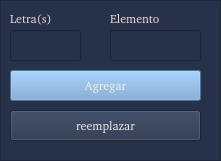
   <widget class="QFrame" name="frame_5">
    <property name="geometry">
     <rect>
      <x>10</x>
      <y>390</y>
      <width>221</width>
      <height>161</height>
     </rect>
    </property>
    <property name="palette">
     <palette>
      <active>
       <colorrole role="WindowText">
        <brush brushstyle="SolidPattern">
         <color alpha="255">
          <red>243</red>
          <green>219</green>
          <blue>214</blue>
         </color>
        </brush>
       </colorrole>
       <colorrole role="Button">
        <brush brushstyle="SolidPattern">
         <color alpha="255">
          <red>38</red>
          <green>50</green>
          <blue>74</blue>
         </color>
        </brush>
       </colorrole>
       <colorrole role="Base">
        <brush brushstyle="SolidPattern">
         <color alpha="255">
          <red>1</red>
          <green>72</green>
          <blue>138</blue>
         </color>
        </brush>
       </colorrole>
       <colorrole role="Window">
        <brush brushstyle="SolidPattern">
         <color alpha="255">
          <red>38</red>
          <green>50</green>
          <blue>74</blue>
         </color>
        </brush>
       </colorrole>
      </active>
      <inactive>
       <colorrole role="WindowText">
        <brush brushstyle="SolidPattern">
         <color alpha="255">
          <red>243</red>
          <green>219</green>
          <blue>214</blue>
         </color>
        </brush>
       </colorrole>
       <colorrole role="Button">
        <brush brushstyle="SolidPattern">
         <color alpha="255">
          <red>38</red>
          <green>50</green>
          <blue>74</blue>
         </color>
        </brush>
       </colorrole>
       <colorrole role="Base">
        <brush brushstyle="SolidPattern">
         <color alpha="255">
          <red>1</red>
          <green>72</green>
          <blue>138</blue>
         </color>
        </brush>
       </colorrole>
       <colorrole role="Window">
        <brush brushstyle="SolidPattern">
         <color alpha="255">
          <red>38</red>
          <green>50</green>
          <blue>74</blue>
         </color>
        </brush>
       </colorrole>
      </inactive>
      <disabled>
       <colorrole role="WindowText">
        <brush brushstyle="SolidPattern">
         <color alpha="255">
          <red>190</red>
          <green>190</green>
          <blue>190</blue>
         </color>
        </brush>
       </colorrole>
       <colorrole role="Button">
        <brush brushstyle="SolidPattern">
         <color alpha="255">
          <red>38</red>
          <green>50</green>
          <blue>74</blue>
         </color>
        </brush>
       </colorrole>
       <colorrole role="Base">
        <brush brushstyle="SolidPattern">
         <color alpha="255">
          <red>38</red>
          <green>50</green>
          <blue>74</blue>
         </color>
        </brush>
       </colorrole>
       <colorrole role="Window">
        <brush brushstyle="SolidPattern">
         <color alpha="255">
          <red>38</red>
          <green>50</green>
          <blue>74</blue>
         </color>
        </brush>
       </colorrole>
      </disabled>
     </palette>
    </property>
    <property name="frameShape">
     <enum>QFrame::StyledPanel</enum>
    </property>
    <property name="frameShadow">
     <enum>QFrame::Raised</enum>
    </property>
    <widget class="QLabel" name="key_label">
     <property name="geometry">
      <rect>
       <x>10</x>
       <y>10</y>
       <width>51</width>
       <height>17</height>
      </rect>
     </property>
     <property name="palette">
      <palette>
       <active>
        <colorrole role="WindowText">
         <brush brushstyle="SolidPattern">
          <color alpha="255">
           <red>243</red>
           <green>219</green>
           <blue>214</blue>
          </color>
         </brush>
        </colorrole>
        <colorrole role="Button">
         <brush brushstyle="SolidPattern">
          <color alpha="255">
           <red>38</red>
           <green>50</green>
           <blue>74</blue>
          </color>
         </brush>
        </colorrole>
        <colorrole role="Base">
         <brush brushstyle="SolidPattern">
          <color alpha="255">
           <red>38</red>
           <green>50</green>
           <blue>74</blue>
          </color>
         </brush>
        </colorrole>
        <colorrole role="Window">
         <brush brushstyle="SolidPattern">
          <color alpha="255">
           <red>38</red>
           <green>50</green>
           <blue>74</blue>
          </color>
         </brush>
        </colorrole>
       </active>
       <inactive>
        <colorrole role="WindowText">
         <brush brushstyle="SolidPattern">
          <color alpha="255">
           <red>243</red>
           <green>219</green>
           <blue>214</blue>
          </color>
         </brush>
        </colorrole>
        <colorrole role="Button">
         <brush brushstyle="SolidPattern">
          <color alpha="255">
           <red>38</red>
           <green>50</green>
           <blue>74</blue>
          </color>
         </brush>
        </colorrole>
        <colorrole role="Base">
         <brush brushstyle="SolidPattern">
          <color alpha="255">
           <red>38</red>
           <green>50</green>
           <blue>74</blue>
          </color>
         </brush>
        </colorrole>
        <colorrole role="Window">
         <brush brushstyle="SolidPattern">
          <color alpha="255">
           <red>38</red>
           <green>50</green>
           <blue>74</blue>
          </color>
         </brush>
        </colorrole>
       </inactive>
       <disabled>
        <colorrole role="WindowText">
         <brush brushstyle="SolidPattern">
          <color alpha="255">
           <red>190</red>
           <green>190</green>
           <blue>190</blue>
          </color>
         </brush>
        </colorrole>
        <colorrole role="Button">
         <brush brushstyle="SolidPattern">
          <color alpha="255">
           <red>38</red>
           <green>50</green>
           <blue>74</blue>
          </color>
         </brush>
        </colorrole>
        <colorrole role="Base">
         <brush brushstyle="SolidPattern">
          <color alpha="255">
           <red>38</red>
           <green>50</green>
           <blue>74</blue>
          </color>
         </brush>
        </colorrole>
        <colorrole role="Window">
         <brush brushstyle="SolidPattern">
          <color alpha="255">
           <red>38</red>
           <green>50</green>
           <blue>74</blue>
          </color>
         </brush>
        </colorrole>
       </disabled>
      </palette>
     </property>
     <property name="font">
      <font>
       <family>Bitstream Charter</family>
       <weight>50</weight>
       <bold>false</bold>
      </font>
     </property>
     <property name="text">
      <string>Letra(s)</string>
     </property>
    </widget>
    <widget class="QPushButton" name="Save_element_button">
     <property name="geometry">
      <rect>
       <x>10</x>
       <y>70</y>
       <width>191</width>
       <height>31</height>
      </rect>
     </property>
     <property name="palette">
      <palette>
       <active>
        <colorrole role="Button">
         <brush brushstyle="SolidPattern">
          <color alpha="255">
           <red>114</red>
           <green>159</green>
           <blue>207</blue>
          </color>
         </brush>
        </colorrole>
        <colorrole role="ButtonText">
         <brush brushstyle="SolidPattern">
          <color alpha="255">
           <red>238</red>
           <green>238</green>
           <blue>236</blue>
          </color>
         </brush>
        </colorrole>
        <colorrole role="Base">
         <brush brushstyle="SolidPattern">
          <color alpha="255">
           <red>114</red>
           <green>159</green>
           <blue>207</blue>
          </color>
         </brush>
        </colorrole>
        <colorrole role="Window">
         <brush brushstyle="SolidPattern">
          <color alpha="255">
           <red>114</red>
           <green>159</green>
           <blue>207</blue>
          </color>
         </brush>
        </colorrole>
       </active>
       <inactive>
        <colorrole role="Button">
         <brush brushstyle="SolidPattern">
          <color alpha="255">
           <red>114</red>
           <green>159</green>
           <blue>207</blue>
          </color>
         </brush>
        </colorrole>
        <colorrole role="ButtonText">
         <brush brushstyle="SolidPattern">
          <color alpha="255">
           <red>238</red>
           <green>238</green>
           <blue>236</blue>
          </color>
         </brush>
        </colorrole>
        <colorrole role="Base">
         <brush brushstyle="SolidPattern">
          <color alpha="255">
           <red>114</red>
           <green>159</green>
           <blue>207</blue>
          </color>
         </brush>
        </colorrole>
        <colorrole role="Window">
         <brush brushstyle="SolidPattern">
          <color alpha="255">
           <red>114</red>
           <green>159</green>
           <blue>207</blue>
          </color>
         </brush>
        </colorrole>
       </inactive>
       <disabled>
        <colorrole role="Button">
         <brush brushstyle="SolidPattern">
          <color alpha="255">
           <red>114</red>
           <green>159</green>
           <blue>207</blue>
          </color>
         </brush>
        </colorrole>
        <colorrole role="ButtonText">
         <brush brushstyle="SolidPattern">
          <color alpha="255">
           <red>190</red>
           <green>190</green>
           <blue>190</blue>
          </color>
         </brush>
        </colorrole>
        <colorrole role="Base">
         <brush brushstyle="SolidPattern">
          <color alpha="255">
           <red>114</red>
           <green>159</green>
           <blue>207</blue>
          </color>
         </brush>
        </colorrole>
        <colorrole role="Window">
         <brush brushstyle="SolidPattern">
          <color alpha="255">
           <red>114</red>
           <green>159</green>
           <blue>207</blue>
          </color>
         </brush>
        </colorrole>
       </disabled>
      </palette>
     </property>
     <property name="font">
      <font>
       <family>Bitstream Charter</family>
       <weight>50</weight>
       <italic>false</italic>
       <bold>false</bold>
       <strikeout>false</strikeout>
      </font>
     </property>
     <property name="text">
      <string>Agregar</string>
     </property>
    </widget>
    <widget class="QPushButton" name="replace_element_button">
     <property name="geometry">
      <rect>
       <x>10</x>
       <y>110</y>
       <width>191</width>
       <height>31</height>
      </rect>
     </property>
     <property name="palette">
      <palette>
       <active>
        <colorrole role="Button">
         <brush brushstyle="SolidPattern">
          <color alpha="255">
           <red>38</red>
           <green>50</green>
           <blue>74</blue>
          </color>
         </brush>
        </colorrole>
        <colorrole role="ButtonText">
         <brush brushstyle="SolidPattern">
          <color alpha="255">
           <red>238</red>
           <green>238</green>
           <blue>236</blue>
          </color>
         </brush>
        </colorrole>
        <colorrole role="Base">
         <brush brushstyle="SolidPattern">
          <color alpha="255">
           <red>38</red>
           <green>50</green>
           <blue>74</blue>
          </color>
         </brush>
        </colorrole>
        <colorrole role="Window">
         <brush brushstyle="SolidPattern">
          <color alpha="255">
           <red>38</red>
           <green>50</green>
           <blue>74</blue>
          </color>
         </brush>
        </colorrole>
       </active>
       <inactive>
        <colorrole role="Button">
         <brush brushstyle="SolidPattern">
          <color alpha="255">
           <red>38</red>
           <green>50</green>
           <blue>74</blue>
          </color>
         </brush>
        </colorrole>
        <colorrole role="ButtonText">
         <brush brushstyle="SolidPattern">
          <color alpha="255">
           <red>238</red>
           <green>238</green>
           <blue>236</blue>
          </color>
         </brush>
        </colorrole>
        <colorrole role="Base">
         <brush brushstyle="SolidPattern">
          <color alpha="255">
           <red>38</red>
           <green>50</green>
           <blue>74</blue>
          </color>
         </brush>
        </colorrole>
        <colorrole role="Window">
         <brush brushstyle="SolidPattern">
          <color alpha="255">
           <red>38</red>
           <green>50</green>
           <blue>74</blue>
          </color>
         </brush>
        </colorrole>
       </inactive>
       <disabled>
        <colorrole role="Button">
         <brush brushstyle="SolidPattern">
          <color alpha="255">
           <red>38</red>
           <green>50</green>
           <blue>74</blue>
          </color>
         </brush>
        </colorrole>
        <colorrole role="ButtonText">
         <brush brushstyle="SolidPattern">
          <color alpha="255">
           <red>190</red>
           <green>190</green>
           <blue>190</blue>
          </color>
         </brush>
        </colorrole>
        <colorrole role="Base">
         <brush brushstyle="SolidPattern">
          <color alpha="255">
           <red>38</red>
           <green>50</green>
           <blue>74</blue>
          </color>
         </brush>
        </colorrole>
        <colorrole role="Window">
         <brush brushstyle="SolidPattern">
          <color alpha="255">
           <red>38</red>
           <green>50</green>
           <blue>74</blue>
          </color>
         </brush>
        </colorrole>
       </disabled>
      </palette>
     </property>
     <property name="font">
      <font>
       <family>Bitstream Charter</family>
       <weight>50</weight>
       <italic>false</italic>
       <bold>false</bold>
       <strikeout>false</strikeout>
      </font>
     </property>
     <property name="text">
      <string>reemplazar</string>
     </property>
    </widget>
    <widget class="QLabel" name="component_label">
     <property name="geometry">
      <rect>
       <x>110</x>
       <y>10</y>
       <width>67</width>
       <height>17</height>
      </rect>
     </property>
     <property name="palette">
      <palette>
       <active>
        <colorrole role="WindowText">
         <brush brushstyle="SolidPattern">
          <color alpha="255">
           <red>243</red>
           <green>219</green>
           <blue>214</blue>
          </color>
         </brush>
        </colorrole>
        <colorrole role="Button">
         <brush brushstyle="SolidPattern">
          <color alpha="255">
           <red>38</red>
           <green>50</green>
           <blue>74</blue>
          </color>
         </brush>
        </colorrole>
        <colorrole role="Base">
         <brush brushstyle="SolidPattern">
          <color alpha="255">
           <red>38</red>
           <green>50</green>
           <blue>74</blue>
          </color>
         </brush>
        </colorrole>
        <colorrole role="Window">
         <brush brushstyle="SolidPattern">
          <color alpha="255">
           <red>38</red>
           <green>50</green>
           <blue>74</blue>
          </color>
         </brush>
        </colorrole>
       </active>
       <inactive>
        <colorrole role="WindowText">
         <brush brushstyle="SolidPattern">
          <color alpha="255">
           <red>243</red>
           <green>219</green>
           <blue>214</blue>
          </color>
         </brush>
        </colorrole>
        <colorrole role="Button">
         <brush brushstyle="SolidPattern">
          <color alpha="255">
           <red>38</red>
           <green>50</green>
           <blue>74</blue>
          </color>
         </brush>
        </colorrole>
        <colorrole role="Base">
         <brush brushstyle="SolidPattern">
          <color alpha="255">
           <red>38</red>
           <green>50</green>
           <blue>74</blue>
          </color>
         </brush>
        </colorrole>
        <colorrole role="Window">
         <brush brushstyle="SolidPattern">
          <color alpha="255">
           <red>38</red>
           <green>50</green>
           <blue>74</blue>
          </color>
         </brush>
        </colorrole>
       </inactive>
       <disabled>
        <colorrole role="WindowText">
         <brush brushstyle="SolidPattern">
          <color alpha="255">
           <red>190</red>
           <green>190</green>
           <blue>190</blue>
          </color>
         </brush>
        </colorrole>
        <colorrole role="Button">
         <brush brushstyle="SolidPattern">
          <color alpha="255">
           <red>38</red>
           <green>50</green>
           <blue>74</blue>
          </color>
         </brush>
        </colorrole>
        <colorrole role="Base">
         <brush brushstyle="SolidPattern">
          <color alpha="255">
           <red>38</red>
           <green>50</green>
           <blue>74</blue>
          </color>
         </brush>
        </colorrole>
        <colorrole role="Window">
         <brush brushstyle="SolidPattern">
          <color alpha="255">
           <red>38</red>
           <green>50</green>
           <blue>74</blue>
          </color>
         </brush>
        </colorrole>
       </disabled>
      </palette>
     </property>
     <property name="font">
      <font>
       <family>Bitstream Charter</family>
       <weight>50</weight>
       <bold>false</bold>
      </font>
     </property>
     <property name="text">
      <string>Elemento</string>
     </property>
    </widget>
    <widget class="QLineEdit" name="Key_input">
     <property name="geometry">
      <rect>
       <x>10</x>
       <y>30</y>
       <width>71</width>
       <height>31</height>
      </rect>
     </property>
     <property name="palette">
      <palette>
       <active>
        <colorrole role="Button">
         <brush brushstyle="SolidPattern">
          <color alpha="255">
           <red>38</red>
           <green>50</green>
           <blue>74</blue>
          </color>
         </brush>
        </colorrole>
        <colorrole role="Text">
         <brush brushstyle="SolidPattern">
          <color alpha="255">
           <red>238</red>
           <green>238</green>
           <blue>236</blue>
          </color>
         </brush>
        </colorrole>
        <colorrole role="Base">
         <brush brushstyle="SolidPattern">
          <color alpha="255">
           <red>38</red>
           <green>50</green>
           <blue>74</blue>
          </color>
         </brush>
        </colorrole>
        <colorrole role="Window">
         <brush brushstyle="SolidPattern">
          <color alpha="255">
           <red>38</red>
           <green>50</green>
           <blue>74</blue>
          </color>
         </brush>
        </colorrole>
       </active>
       <inactive>
        <colorrole role="Button">
         <brush brushstyle="SolidPattern">
          <color alpha="255">
           <red>38</red>
           <green>50</green>
           <blue>74</blue>
          </color>
         </brush>
        </colorrole>
        <colorrole role="Text">
         <brush brushstyle="SolidPattern">
          <color alpha="255">
           <red>238</red>
           <green>238</green>
           <blue>236</blue>
          </color>
         </brush>
        </colorrole>
        <colorrole role="Base">
         <brush brushstyle="SolidPattern">
          <color alpha="255">
           <red>38</red>
           <green>50</green>
           <blue>74</blue>
          </color>
         </brush>
        </colorrole>
        <colorrole role="Window">
         <brush brushstyle="SolidPattern">
          <color alpha="255">
           <red>38</red>
           <green>50</green>
           <blue>74</blue>
          </color>
         </brush>
        </colorrole>
       </inactive>
       <disabled>
        <colorrole role="Button">
         <brush brushstyle="SolidPattern">
          <color alpha="255">
           <red>38</red>
           <green>50</green>
           <blue>74</blue>
          </color>
         </brush>
        </colorrole>
        <colorrole role="Text">
         <brush brushstyle="SolidPattern">
          <color alpha="255">
           <red>190</red>
           <green>190</green>
           <blue>190</blue>
          </color>
         </brush>
        </colorrole>
        <colorrole role="Base">
         <brush brushstyle="SolidPattern">
          <color alpha="255">
           <red>38</red>
           <green>50</green>
           <blue>74</blue>
          </color>
         </brush>
        </colorrole>
        <colorrole role="Window">
         <brush brushstyle="SolidPattern">
          <color alpha="255">
           <red>38</red>
           <green>50</green>
           <blue>74</blue>
          </color>
         </brush>
        </colorrole>
       </disabled>
      </palette>
     </property>
     <property name="font">
      <font>
       <family>Bitstream Charter</family>
      </font>
     </property>
    </widget>
    <widget class="QLineEdit" name="new_compnent_input">
     <property name="geometry">
      <rect>
       <x>110</x>
       <y>30</y>
       <width>91</width>
       <height>31</height>
      </rect>
     </property>
     <property name="palette">
      <palette>
       <active>
        <colorrole role="Button">
         <brush brushstyle="SolidPattern">
          <color alpha="255">
           <red>38</red>
           <green>50</green>
           <blue>74</blue>
          </color>
         </brush>
        </colorrole>
        <colorrole role="Text">
         <brush brushstyle="SolidPattern">
          <color alpha="255">
           <red>238</red>
           <green>238</green>
           <blue>236</blue>
          </color>
         </brush>
        </colorrole>
        <colorrole role="Base">
         <brush brushstyle="SolidPattern">
          <color alpha="255">
           <red>38</red>
           <green>50</green>
           <blue>74</blue>
          </color>
         </brush>
        </colorrole>
        <colorrole role="Window">
         <brush brushstyle="SolidPattern">
          <color alpha="255">
           <red>38</red>
           <green>50</green>
           <blue>74</blue>
          </color>
         </brush>
        </colorrole>
       </active>
       <inactive>
        <colorrole role="Button">
         <brush brushstyle="SolidPattern">
          <color alpha="255">
           <red>38</red>
           <green>50</green>
           <blue>74</blue>
          </color>
         </brush>
        </colorrole>
        <colorrole role="Text">
         <brush brushstyle="SolidPattern">
          <color alpha="255">
           <red>238</red>
           <green>238</green>
           <blue>236</blue>
          </color>
         </brush>
        </colorrole>
        <colorrole role="Base">
         <brush brushstyle="SolidPattern">
          <color alpha="255">
           <red>38</red>
           <green>50</green>
           <blue>74</blue>
          </color>
         </brush>
        </colorrole>
        <colorrole role="Window">
         <brush brushstyle="SolidPattern">
          <color alpha="255">
           <red>38</red>
           <green>50</green>
           <blue>74</blue>
          </color>
         </brush>
        </colorrole>
       </inactive>
       <disabled>
        <colorrole role="Button">
         <brush brushstyle="SolidPattern">
          <color alpha="255">
           <red>38</red>
           <green>50</green>
           <blue>74</blue>
          </color>
         </brush>
        </colorrole>
        <colorrole role="Text">
         <brush brushstyle="SolidPattern">
          <color alpha="255">
           <red>190</red>
           <green>190</green>
           <blue>190</blue>
          </color>
         </brush>
        </colorrole>
        <colorrole role="Base">
         <brush brushstyle="SolidPattern">
          <color alpha="255">
           <red>38</red>
           <green>50</green>
           <blue>74</blue>
          </color>
         </brush>
        </colorrole>
        <colorrole role="Window">
         <brush brushstyle="SolidPattern">
          <color alpha="255">
           <red>38</red>
           <green>50</green>
           <blue>74</blue>
          </color>
         </brush>
        </colorrole>
       </disabled>
      </palette>
     </property>
     <property name="font">
      <font>
       <family>Bitstream Charter</family>
      </font>
     </property>
    </widget>
   </widget>
